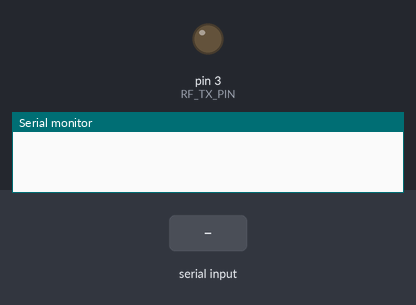
The sketch below on a simulated Arduino Uno, built with avr-gcc and run on an emulated ATmega328P. Shown: output pins drawn as LEDs (lit = HIGH), the last lines printed to the serial monitor. Inputs (shaded band) come from the test bench.

Above: at 1.2 s.
1.3 s: "A,45\n" received over Serial
At 1.71 s:
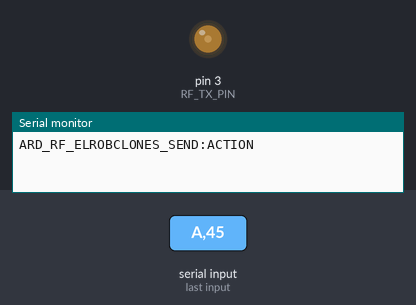
4.3 s: "F,45\n" received over Serial
Timing chart, 0 to 7.3 s (numbered marks = the images above; inputs shaded):
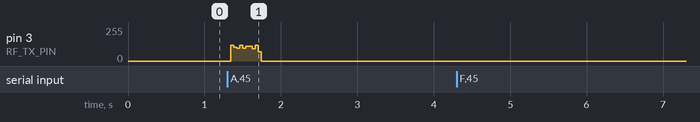

The sketch:

NativePidomeBasicPT2262Device.ino
```cpp
#include <RemoteTransmitter.h>


// Intantiate a new ActionTransmitter remote, use pin 11
ActionTransmitter actionTransmitter(3);
// Intantiate a new KaKuTransmitter remote, also use pin 11 (same transmitter!)
//KaKuTransmitter kaKuTransmitter(11);
// Intantiate a new Blokker remote, also use pin 11 (same transmitter!)
//BlokkerTransmitter blokkerTransmitter(11);
// Intantiate a new Elro remote, also use pin 11 (same transmitter!)
//ElroTransmitter elroTransmitter(11);

FlamingoSwitch flamingoSwitch(3);

int RF_RX_PIN = 2;
int RF_TX_PIN = 3;

int RF_RX_NOTIF_PIN = A0;
int RF_TX_NOTIF_PIN = A1;

int SRL_RX_NOTIF_PIN = 4;
int SRL_TX_NOTIF_PIN = 5;

int RF_ON_PIN     = 8;
int RF_OFF_PIN    = 7;

int POWER_PIN = 13;

boolean stringComplete = false;  // whether the string is complete

boolean RF_ON = false;

boolean inits = false;

// deviceType[0] = N = native, F = falamingo on/off switch (keep char) A=SelectRemote, E=Elro
// deviceType[1] = Flamingo syscode (1-5 (also on the remote device)) (convert to unsigned short) char '1' = int(49), so calculating 49 - 48 (represents 0) results in real int number 1. code example device 1: (deviceType[1])-48 = (49) - 48 = 1.
// deviceType[2] = Flamingo devicecode (char 1); A,B,C,D,E = 6,7,8,9,10 (on the remote flamingo device)
// deviceType[3] = Flamingo on/off single char: T=true,F=false
// deviceType[4] = Null terminarting character = '\0';
char deviceType[4];
char composeString[3]={""};
char ID[3]={'I','D','\0'};

byte charCounter = 0;

void setup(){
  Serial.begin(57600);
}

void loop(){
  if(stringComplete==true){
    if(!strcmp(composeString,ID)){
      sendSerial("NATIVE");
    } else {
      if(deviceType[0]=='A'){
        digitalWrite(RF_TX_NOTIF_PIN,  HIGH);
        actionTransmitter.sendSignal(deviceType[1]-48,deviceType[2],((deviceType[3]=='T')?true:false));
        digitalWrite(RF_TX_NOTIF_PIN,  LOW);
        sendSerial("SEND:ACTION");
      } else if(deviceType[0]=='F'){
        digitalWrite(RF_TX_NOTIF_PIN,  HIGH);
        flamingoSwitch.sendSignal(deviceType[1]-48,deviceType[2],((deviceType[3]=='T')?true:false));
        digitalWrite(RF_TX_NOTIF_PIN,  LOW);
        sendSerial("SEND:FLAMINGO");
      }
    }
    composeString[0] = '0';
    deviceType[0]='0';
    stringComplete = false;
    charCounter=0;
  }
}

void sendSerial(String srlMsg){
  digitalWrite(SRL_TX_NOTIF_PIN, HIGH);
  Serial.print("ARD_RF_ELROBCLONES_");Serial.println(srlMsg);
  digitalWrite(SRL_TX_NOTIF_PIN, LOW);
}

void serialEvent() {
  digitalWrite(SRL_RX_NOTIF_PIN, HIGH);
  while (Serial.available()) {
    char inChar = (char)Serial.read();
    if (inChar == '\n') {
      stringComplete = true;
      composeString[2] = '\0';
      deviceType[charCounter+1] = '\0';
    } else {
      if(charCounter==0){
        deviceType[0]=inChar;
      } else {
        if (deviceType[0]=='N'){
          if(charCounter<=2){
            composeString[charCounter-1] = inChar;
          }
        } else {
          deviceType[charCounter] = inChar;
        }
      }
      charCounter++;
    }
  }
  digitalWrite(SRL_RX_NOTIF_PIN, LOW);
}
```
